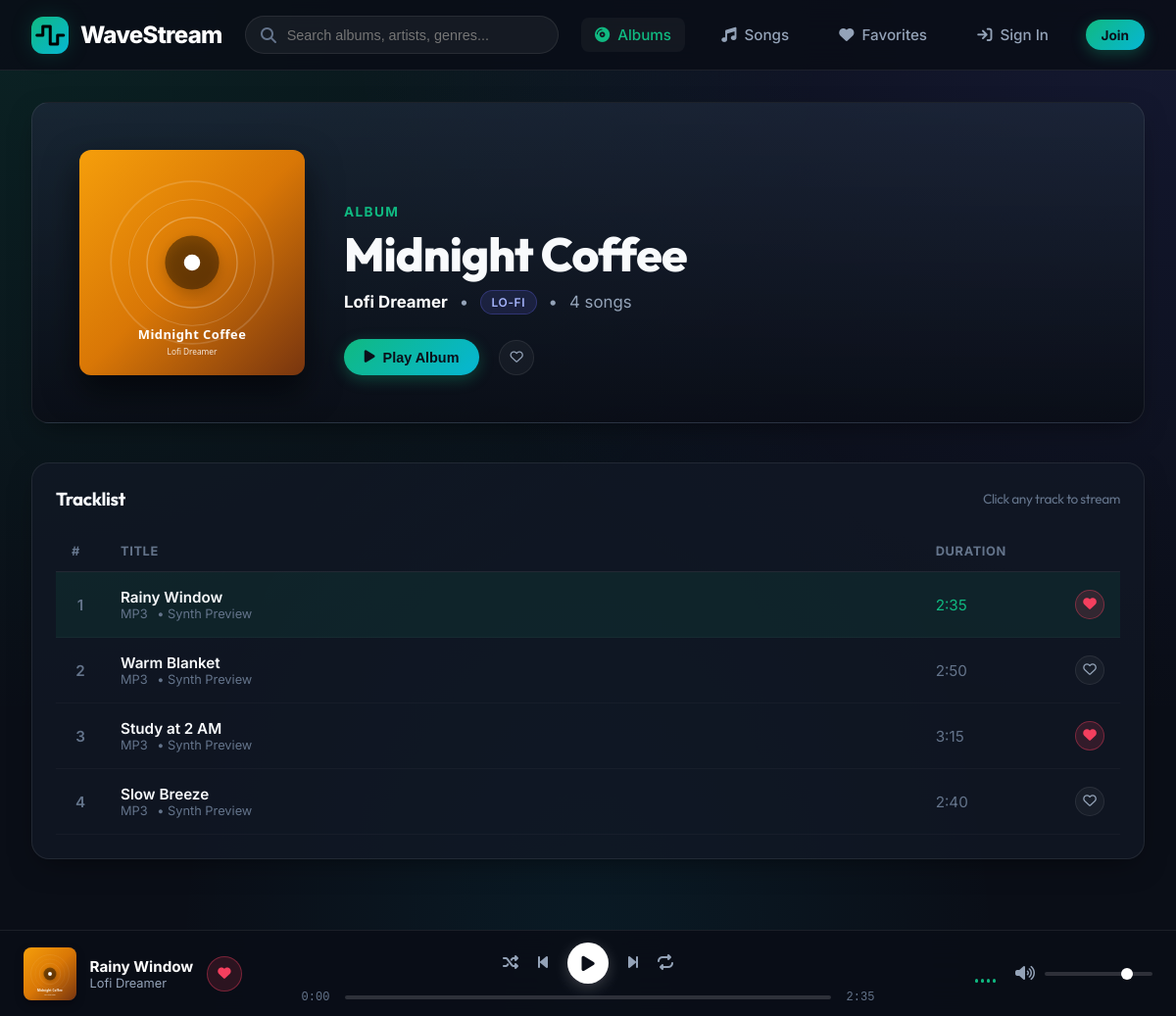
The page /music/15/ on the database its author committed.
### music/models.py (models this page shows, shortened)
class Album(models.Model):
    user = models.ForeignKey(User, on_delete=models.SET_NULL, null=True, blank=True, related_name='albums')
    artist = models.CharField(max_length=250)
    album_title = models.CharField(max_length=250)
    genre = models.CharField(max_length=250)
    album_logo = models.FileField(upload_to='album_logos/', blank=True, null=True)
    is_favorite = models.BooleanField(default=False)

class Song(models.Model):
    album = models.ForeignKey(Album, on_delete=models.CASCADE)
    song_title = models.CharField(max_length=250)
    file_type = models.CharField(max_length=10, default="mp3", blank=True)
    audio_file = models.FileField(upload_to='songs/', blank=True, null=True)
    duration = models.CharField(max_length=20, default="3:30", blank=True)
    is_favorite = models.BooleanField(default=False)
    def get_audio_url(self):
        if self.audio_file and hasattr(self.audio_file, 'url'):
            return self.audio_file.url
        return ""

### music/views.py (the view)
# urls.py: path('<int:pk>/', views.DetailView.as_view(), name='detail'),
class DetailView(generic.DetailView):
    model = Album
    template_name = 'music/detail.html'
    context_object_name = 'album'
    def get_context_data(self, **kwargs):
        context = super().get_context_data(**kwargs)
        album = self.object
        songs = album.song_set.all().order_by('id')
        context['songs'] = songs
        user = self.request.user
        context['is_owner'] = user.is_authenticated and (user.is_staff or (album.user and album.user == user))
        queue = []
        for s in songs:
            queue.append({
                'id': s.id,
                'title': s.song_title,
                'artist': album.artist,
                'album': album.album_title,
                'cover': album.album_logo.url if album.album_logo else '/static/music/images/default_album.svg',
                'audio': s.get_audio_url(),
                'duration': s.duration or '3:30',
                'is_favorite': s.is_favorite,
            })
        context['album_queue_json'] = json.dumps(queue)
        context['song_form'] = SongForm()
        return context

### music/forms.py
class SongForm(forms.ModelForm):
    class Meta:
        model = Song
        fields = ['song_title', 'file_type', 'duration', 'audio_file']
        widgets = {
            'song_title': forms.TextInput(attrs={'class': 'form-input', 'placeholder': 'e.g. One More Time'}),
            'file_type': forms.TextInput(attrs={'class': 'form-input', 'placeholder': 'mp3, wav, etc.'}),
            'duration': forms.TextInput(attrs={'class': 'form-input', 'placeholder': 'e.g. 3:45'}),
            'audio_file': forms.FileInput(attrs={'class': 'form-input-file', 'accept': 'audio/*'}),
        }

### music/templates/music/detail.html (shortened to what this page needs)
{% extends 'music/layout.html' %}
{% load static %}
{% block nav_albums %}active{% endblock %}
{% block body %}
    <div class="album-detail-hero">
        {% if album.album_logo %}
        <img src="{{ album.album_logo.url }}" alt="{{ album.album_title }}" class="detail-cover" onerror="this.onerror=null;this.src='{% static 'music/images/default_album.svg' %}'">
        {% else %}
        <img src="{% static 'music/images/default_album.svg' %}" alt="{{ album.album_title }}" class="detail-cover">
        {% endif %}
        <div class="detail-meta-group">
            <span class="detail-type">Album</span>
            <h1 class="detail-title">{{ album.album_title }}</h1>
            <div class="detail-artist-row">
                <span style="font-weight: 700; color: #fff;">{{ album.artist }}</span>
                <span>•</span>
                <span class="badge-genre">{{ album.genre }}</span>
                <span>•</span>
                <span>{{ songs|length }} song{{ songs|length|pluralize }}</span>
            </div>
            <div class="detail-actions-bar">
                <button class="btn-primary-custom"
                        data-action="play-album"
                        data-id="{{ album.id }}"
                        data-title="{{ album.album_title }}"
                        data-artist="{{ album.artist }}"
                        data-cover="{% if album.album_logo %}{{ album.album_logo.url }}{% else %}{% static 'music/images/default_album.svg' %}{% endif %}"
                        data-queue='{{ album_queue_json|safe }}'>
                    <i class="fa-solid fa-play"></i>
                    <span>Play Album</span>
                </button>
                <button class="btn-icon {% if album.is_favorite %}active-fav{% endif %}"
                        data-action="fav-album"
                        data-id="{{ album.id }}"
                        title="Favorite Album">
                    <i class="{% if album.is_favorite %}fa-solid fa-heart{% else %}fa-regular fa-heart{% endif %}"></i>
                </button>
            </div>
        </div>
    </div>
    <div {% if is_owner %}style="display: grid; grid-template-columns: 2fr 1fr; gap: 2rem; align-items: start;"{% endif %}>
        <div class="tracklist-card">
            <h3 style="margin-bottom: 1.25rem; display: flex; align-items: center; justify-content: space-between;">
                <span>Tracklist</span>
                <span style="font-size: 0.85rem; color: var(--text-dim); font-weight: 400;">
                    Click any track to stream
                </span>
            </h3>
            {% if songs %}
            <table class="track-table">
                <thead>
                    <tr>
                        <th class="track-number-col">#</th>
                        <th>Title</th>
                        <th class="track-duration-col">Duration</th>
                        <th class="track-actions-col"></th>
                    </tr>
                </thead>
                <tbody>
                    {% for song in songs %}
                    <tr class="track-row"
                        data-id="{{ song.id }}"
                        data-action="play-track"
                        data-title="{{ song.song_title }}"
                        data-artist="{{ album.artist }}"
                        data-album="{{ album.album_title }}"
                        data-cover="{% if album.album_logo %}{{ album.album_logo.url }}{% else %}{% static 'music/images/default_album.svg' %}{% endif %}"
                        data-audio="{{ song.get_audio_url }}"
                        data-duration="{{ song.duration|default:'3:30' }}"
                        data-favorite="{{ song.is_favorite|yesno:'true,false' }}">
                        <td class="track-number-col">
                            <span class="track-number">{{ forloop.counter }}</span>
                        </td>
                        <td>
                            <div class="track-title-main">{{ song.song_title }}</div>
                            <div style="font-size: 0.8rem; color: var(--text-dim);">
                                {{ song.file_type|upper|default:"MP3" }}
                                {% if song.audio_file %}
                                    <span style="color: var(--accent-primary); margin-left: 6px;">• High Quality Audio</span>
                                {% else %}
                                    <span style="color: var(--text-dim); margin-left: 6px;">• Synth Preview</span>
                                {% endif %}
                            </div>
                        </td>
                        <td class="track-duration-col">
                            {{ song.duration|default:"3:30" }}
                        </td>
                        <td class="track-actions-col">
                            <button class="btn-icon {% if song.is_favorite %}active-fav{% endif %}"
                                    data-action="fav-song"
                                    data-id="{{ song.id }}"
                                    title="Favorite Song"
                                    style="width: 30px; height: 30px; font-size: 0.85rem;">
                                <i class="{% if song.is_favorite %}fa-solid fa-heart{% else %}fa-regular fa-heart{% endif %}"></i>
                            </button>
                        </td>
                    </tr>
                    {% endfor %}
                </tbody>
            </table>
            {% endif %}
        </div>
    </div>
{% endblock %}

### rows shown on the page
Album: album_logo (picture), album_title "Midnight Coffee", artist "Lofi Dreamer", genre "LO-FI"
Song: song_title "Rainy Window", file_type "MP3", audio_file "• Synth Preview", duration "2:35", is_favorite True (drawn)
Song: song_title "Warm Blanket", file_type "MP3", audio_file "• Synth Preview", duration "2:50", is_favorite False (drawn)
Song: song_title "Study at 2 AM", file_type "MP3", audio_file "• Synth Preview", duration "3:15", is_favorite True (drawn)
Song: song_title "Slow Breeze", file_type "MP3", audio_file "• Synth Preview", duration "2:40", is_favorite False (drawn)

### other values the page prints
{{ songs|length }} "4"
